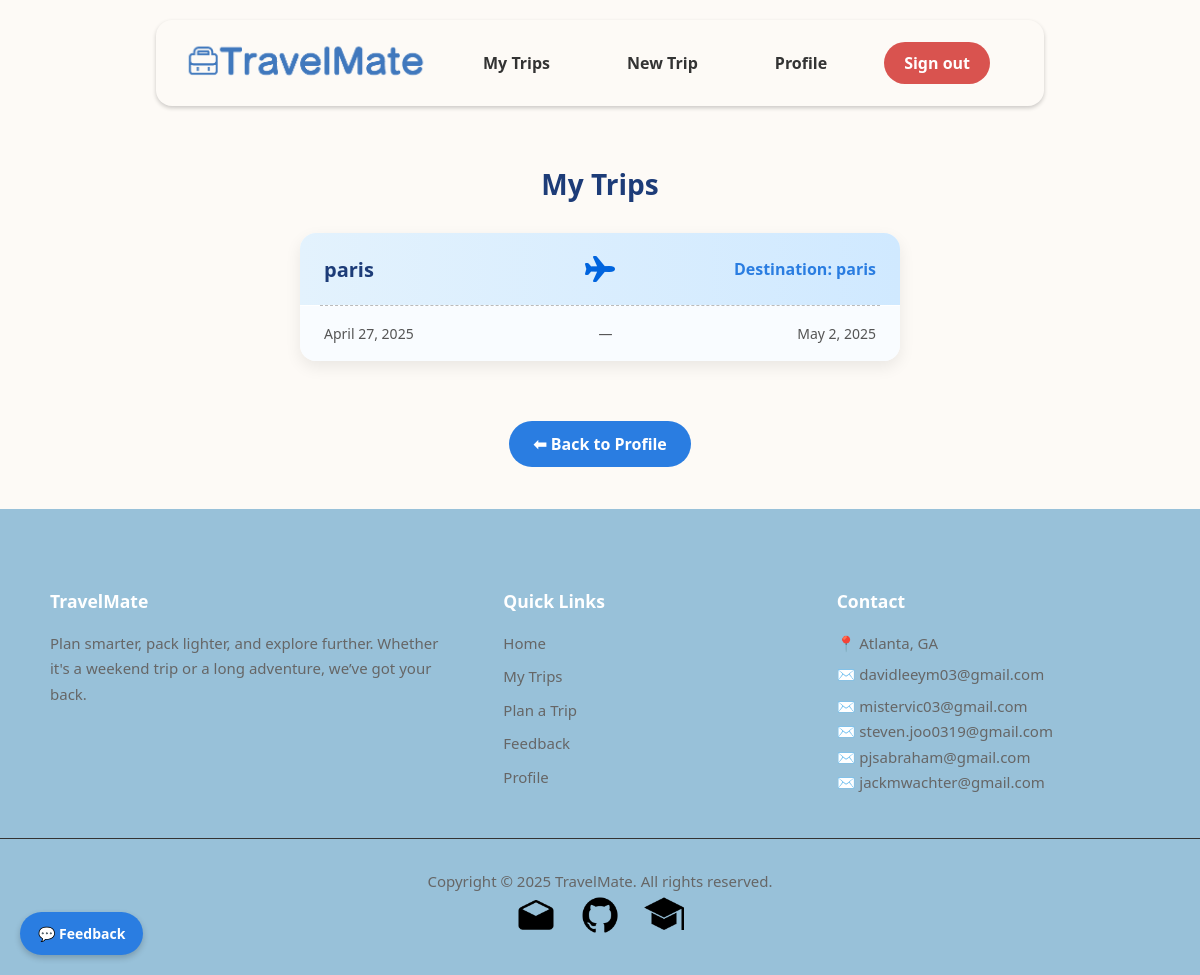
Page /trips/list/ (signed in) on the committed database.
### trips/models.py (models this page shows, shortened)
class Trip(models.Model):
    TRIP_TYPE_CHOICES = [
        ('beach', 'Beach'),
        ('city', 'City'),
        ('hiking', 'Hiking'),
        ('business', 'Business'),
        ('snow', 'Snow / Ski'),
        ('other', 'Other'),
    ]
    user = models.ForeignKey(get_user_model(), on_delete=models.CASCADE)
    name = models.CharField(max_length=100)
    destination = models.CharField(max_length=100)
    start_date = models.DateField()
    end_date = models.DateField()
    trip_type = models.CharField(max_length=50, choices=TRIP_TYPE_CHOICES, default='other')
    manually_cleared = models.BooleanField(default=False)
    is_public = models.BooleanField(default=False)
    share_token = models.CharField(max_length=12, unique=True, blank=True, null=True)

### trips/views.py (the view)
# urls.py: path('list/', views.trip_list, name='trip_list'),
@login_required
def trip_list(request):
    trips = Trip.objects.filter(user=request.user).order_by('-start_date')
    return render(request, 'trips/trip_list.html', {'trips': trips})

### trips/templates/trips/trip_list.html (shortened to what this page needs)
{% extends 'base.html' %}
{% load static %}
{% block wrapper %}
    <div style="text-align: center; padding: 20px 0">
        <br>
        <h2 style="color: #1d3c78; margin-bottom: 30px; font-size: 28px; font-weight: 700;">My Trips</h2>
        <div class="trip-list">
            {% for trip in trips %}
                <a href="{% url 'trip_detail' trip.id %}" class="trip-card-link">
                    <div class="trip-card">
                        <div class="trip-top">
                            <div class="trip-title">{{ trip.name }}</div>
                            <div class="trip-middle">
                                <img src="{% static 'img/airplane.png' %}" alt="airplane" class="plane-icon">
                            </div>
                            <div class="trip-destination">Destination: {{ trip.destination }}</div>
                        </div>
                        <div class="trip-bottom">
                            <span>{{ trip.start_date }}</span>
                            <span>—</span>
                            <span>{{ trip.end_date }}</span>
                        </div>
                    </div>
                </a>
            {% empty %}
                <p style="font-size: 16px; color: #777;">You have no trips yet.</p>
            {% endfor %}
        </div>
        <a href="{% url 'profile' %}" class="button" style="
            margin-top: 40px;
            background-color: #2a7de1;
            padding: 12px 24px;
            display: inline-block;
            border-radius: 25px;
            font-weight: 600;
            text-decoration: none;
            color: white;
            transition: background 0.3s ease;">
            ⬅ Back to Profile
        </a>
    </div>
    <br>
{% endblock %}

### templates/base.html (style rules this page uses)
body { font-family: 'Segoe UI', sans-serif; background-color: #fdfaf6; background-repeat: no-repeat; background-size: 100% 100%; background-attachment: fixed; margin: 0; padding: 0; padding-top: 100px; }
a.button { background-color: #2a7de1; color: white; padding: 10px 20px; text-decoration: none; border-radius: 20px; font-weight: bold; display: inline-block; margin-top: 20px; }

### rows in the picture
Trip: name "paris", destination "paris", start_date "April 27, 2025", end_date "May 2, 2025"
